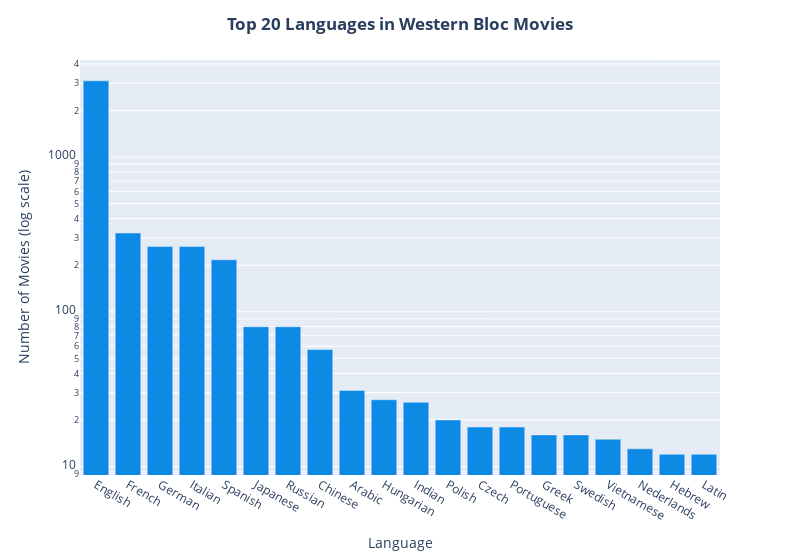

Source (notebook cell):
### Code cell
fig = px.bar(western_languages_count.head(20), x='language', y='count', labels={'language':'Language', 'count':'Number of Movies (log scale)'})
fig.update_layout(title_text="Top 20 Languages in Western Bloc Movies", title_x=0.5, title_font_weight='bold', width=800)
fig.update_yaxes(type="log")
fig.update_traces(marker_color='#0F89E6')
fig.show()

### Figure 1 — Plotly figure (JSON) as saved in the notebook; plotly's stock layout.template omitted (floating-point values rounded to 4 significant figures)
{"data": [{"alignmentgroup": "True", "hovertemplate": "Language=%{x}<br>Number of Movies (log scale)=%{y}<extra></extra>", "legendgroup": "", "marker": {"color": "#0F89E6", "pattern": {"shape": ""}}, "name": "", "offsetgroup": "", "orientation": "v", "showlegend": false, "textposition": "auto", "type": "bar", "x": ["English", "French", "German", "Italian", "Spanish", "Japanese", "Russian", "Chinese", "Arabic", "Hungarian", "Indian", "Polish", "Czech", "Portuguese", "Greek", "Swedish", "Vietnamese", "Nederlands", "Hebrew", "Latin"], "xaxis": "x", "y": [3113, 323, 264, 264, 217, 80, 80, 57, 31, 27, 26, 20, 18, 18, 16, 16, 15, 13, 12, 12], "yaxis": "y"}], "layout": {"barmode": "relative", "legend": {"tracegroupgap": 0}, "margin": {"t": 60}, "title": {"font": {"weight": "bold"}, "text": "Top 20 Languages in Western Bloc Movies", "x": 0.5}, "width": 800, "xaxis": {"anchor": "y", "domain": [0, 1], "title": {"text": "Language"}}, "yaxis": {"anchor": "x", "domain": [0, 1], "title": {"text": "Number of Movies (log scale)"}, "type": "log"}}}
